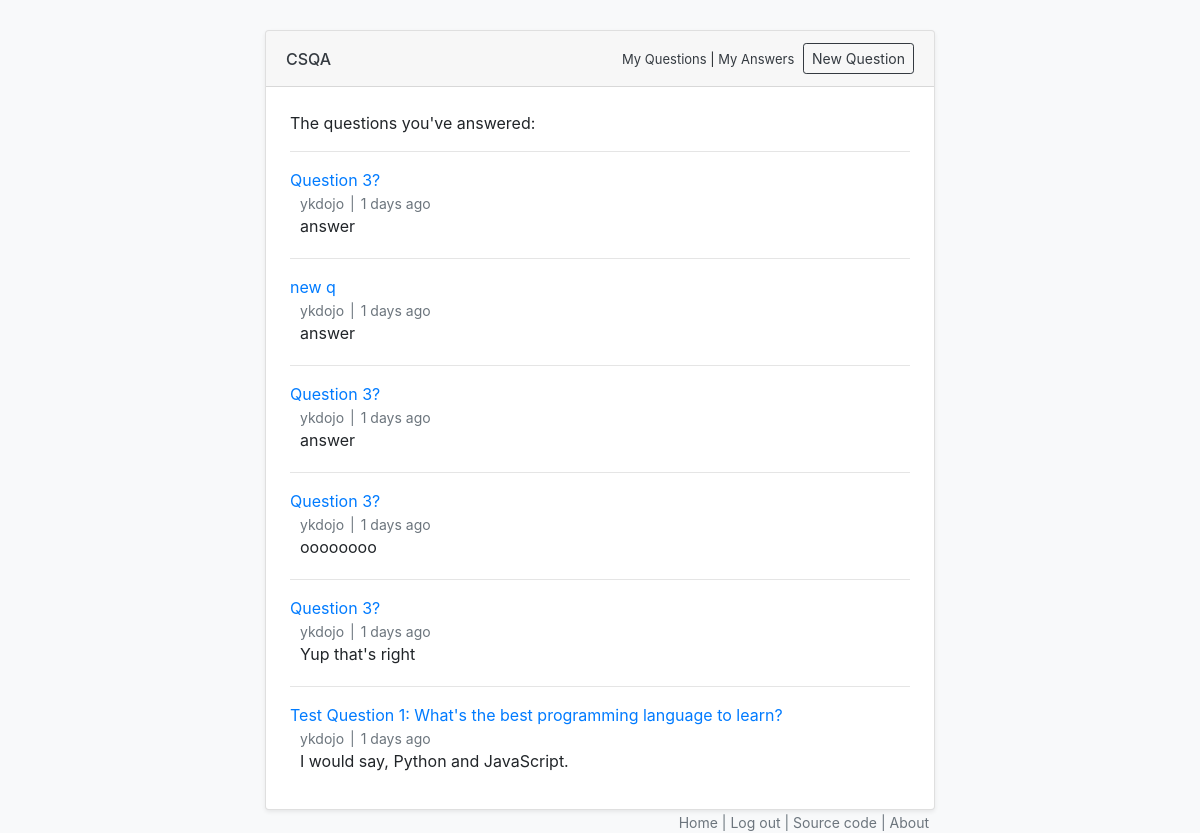
Before: /question/my_answers/ (signed in) with the older database file.
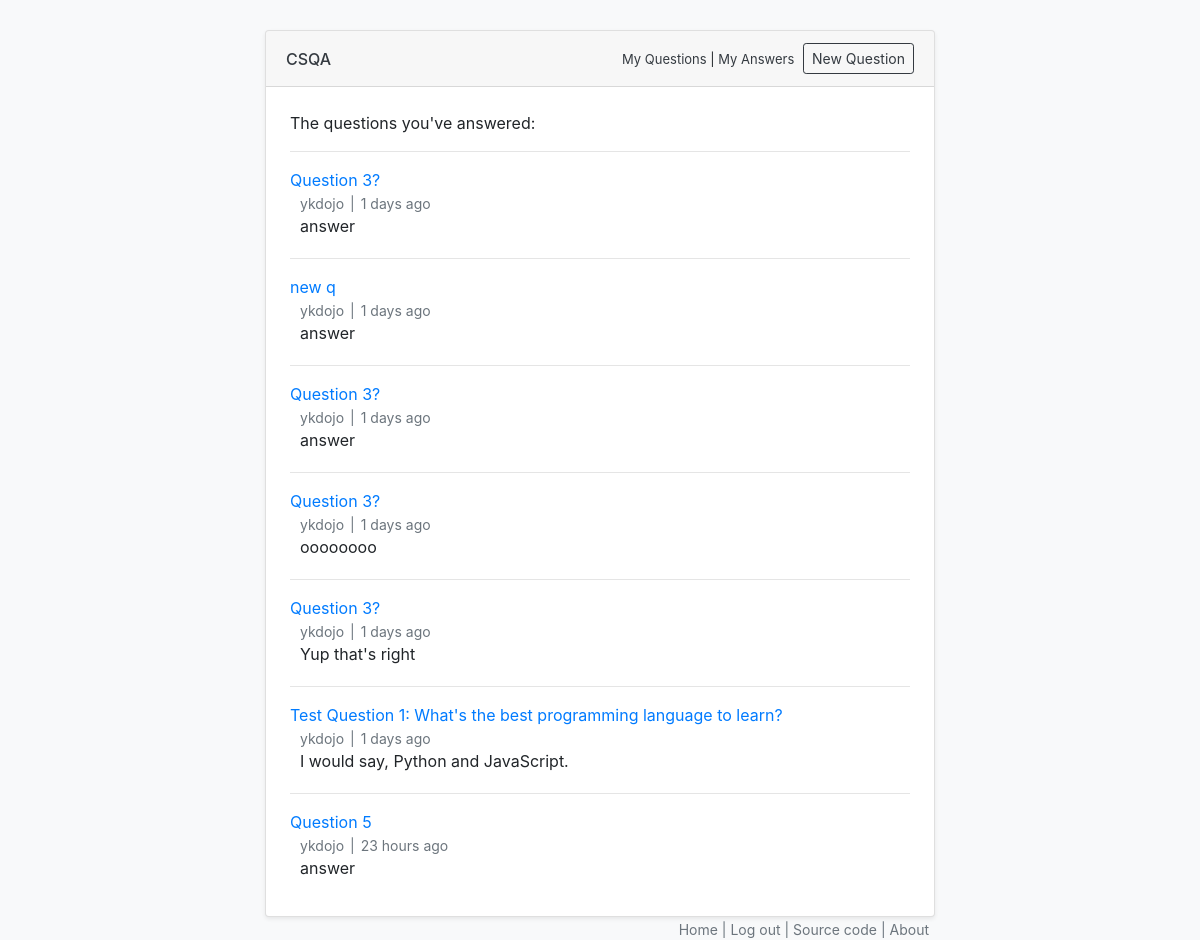
After: the same page with the newer database file.
### main/models.py (models this page shows, shortened)
class Answer(models.Model):
    question = models.ForeignKey(Question, on_delete=models.CASCADE)
    user = models.ForeignKey(User, on_delete=models.CASCADE)
    text = models.TextField()
    created = models.DateTimeField(editable=False)
    modified = models.DateTimeField()
    @property
    def x_ago(self):
        diff = datetime.datetime.now(datetime.timezone.utc) - self.created
        return x_ago_helper(diff)

class Question(models.Model):
    user = models.ForeignKey(User, on_delete=models.CASCADE)
    title = models.CharField(max_length=200)
    body = models.TextField(blank=True, null=True)
    created     = models.DateTimeField(editable=False)
    modified    = models.DateTimeField()

### questions/views.py (the view)
# urls.py: path('question/my_answers/', myAnswersView, name='my-answers'),
def myAnswersView(request):
    current_user = request.user
    answers = Answer.objects.filter(user_id = current_user.id)
    answers_exist = len(answers) > 0
    return render(request, 'my_answers.html',
                    {'current_user': current_user,
                    'answers_exist': answers_exist,
                    'answers': answers})

### main/models.py (called while the page is built)
def x_ago_helper(diff):
    if diff.days > 0:
        return f'{diff.days} days ago'
    if diff.seconds < 60:
        return f'{diff.seconds} seconds ago'
    if diff.seconds < 3600:
        return f'{diff.seconds // 60} minutes ago'
    return f'{diff.seconds // 3600} hours ago'

### templates/my_answers.html (shortened to what this page needs)
{% extends "base.html" %}
{% block content %}
<p>The questions you've answered:</p>
{% for answer in answers %}
    <hr/>
    <p style="margin-bottom: 1">
        <a href="/question/{{answer.question.id}}">{{ answer.question.title }}</a>
    </p>
    <div class='answer-block'>
      <div class='text-secondary' style="font-size: 14px">{{ answer.user }}<span style="margin-right: 6px; margin-left: 6px;">|</span></span>{{ answer.x_ago }}</div>
      <div style="margin-bottom: 20px">{{ answer.text }}</div>
    </div>
{% endfor %}
{% endblock %}

### templates/base.html (shortened to what this page needs)
{% load static %}
<html>
    <head>
        <link rel="stylesheet" href="https://stackpath.bootstrapcdn.com/bootstrap/4.4.1/css/bootstrap.min.css">
        <link rel="stylesheet" href="{% static 'style.css' %}">
    </head>
    <body class="bg-light">
        <div class="container" style="max-width:700">
            <div class="card shadow-sm" style="margin-top: 30px">
                <div class="card-header">
                    <h6 style="margin-bottom: 0; margin-top: 7; display: inline-block">
                        <a href="/" class="text-dark">CSQA
                        </a>
                    </h6>
                    <span style="float: right">
                        <span class="csqa-nav">
                            {% if current_user.is_authenticated %}
                            <a href="{% url 'my-questions' %}" class="text-dark">My Questions</a> |
                            <a href="{% url 'my-answers' %}" class="text-dark">My Answers</a>
                            {% endif %}
                        </span>
                        <a href="/question/new" style="display: inline-block"><button type="button" class="btn btn-sm btn-outline-dark">
                            {% if current_user.is_authenticated %}
                                New Question
                            {% else %}
                                Sign Up to Ask Question
                            {% endif %}
                        </button></a>
                    </span>
                </div>
                <div class="pb-3 pt-4 pr-4 pl-4">
                    {% block content %}{% endblock %}
                </div>
            </div>
        </div>
        <div class="container text-right" style="max-width:700; padding-right:21; padding-top:2; font-size:14; color: #6c757d">
                <a href="/" class="text-secondary">Home</a> |
            {% if current_user.is_authenticated %}
                <a href="/accounts/logout" class="text-secondary">Log out</a> |
            {% else %}
                <a href="/accounts/signup" class="text-secondary">Sign up / log in</a> |
            {% endif %}
                <a href="https://github.com/ykdojo/csqa" class="text-secondary" target="_blank">Source code</a> |
            <a href="/about" class="text-secondary">About</a>
        </div>
    </body>
</html>

### static/style.css (style rules this page uses)
.answer-block { margin-left: 10px; }
.csqa-nav { position: relative; top: 1px; font-size: 13; margin-right: 5; }

Changed rows visible on the page:
added Answer: question "Question 5", user "ykdojo", x_ago "23 hours ago", text "answer"
